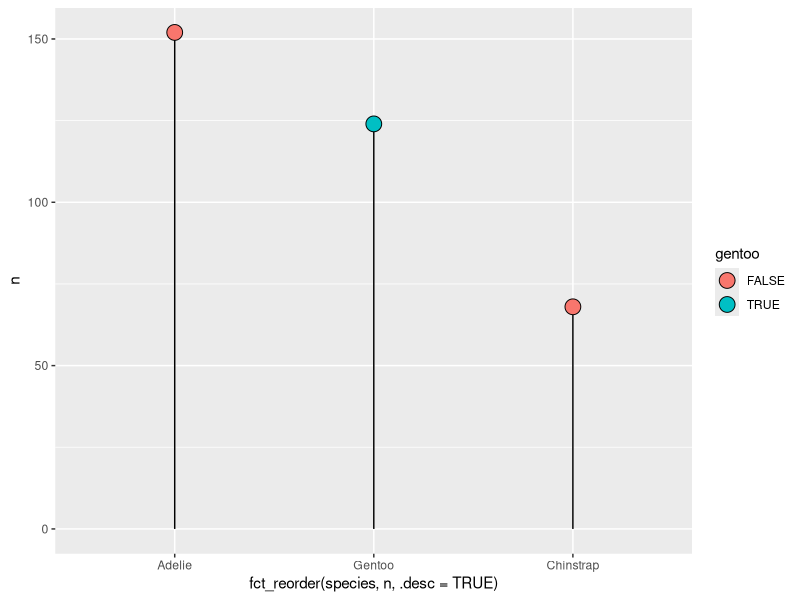

The R source for this figure:
## ---- chunk 1

library(tidyverse)
library(palmerpenguins)
#
penguins |>
  drop_na(species) |>
  count(species) |>
  mutate(gentoo = ifelse(species == "Gentoo", TRUE, FALSE)) |>
  #
  ggplot() +
  aes(x = fct_reorder(species, n,.desc = TRUE), y = n, fill = gentoo) +
  geom_segment(
    aes(
      x = fct_reorder(species, n, .desc = TRUE),
      xend = fct_reorder(species, n, .desc = TRUE),
      y = 0,
      yend = n
    )) +
  geom_point(
    size = 5,
    shape = 21
  )
